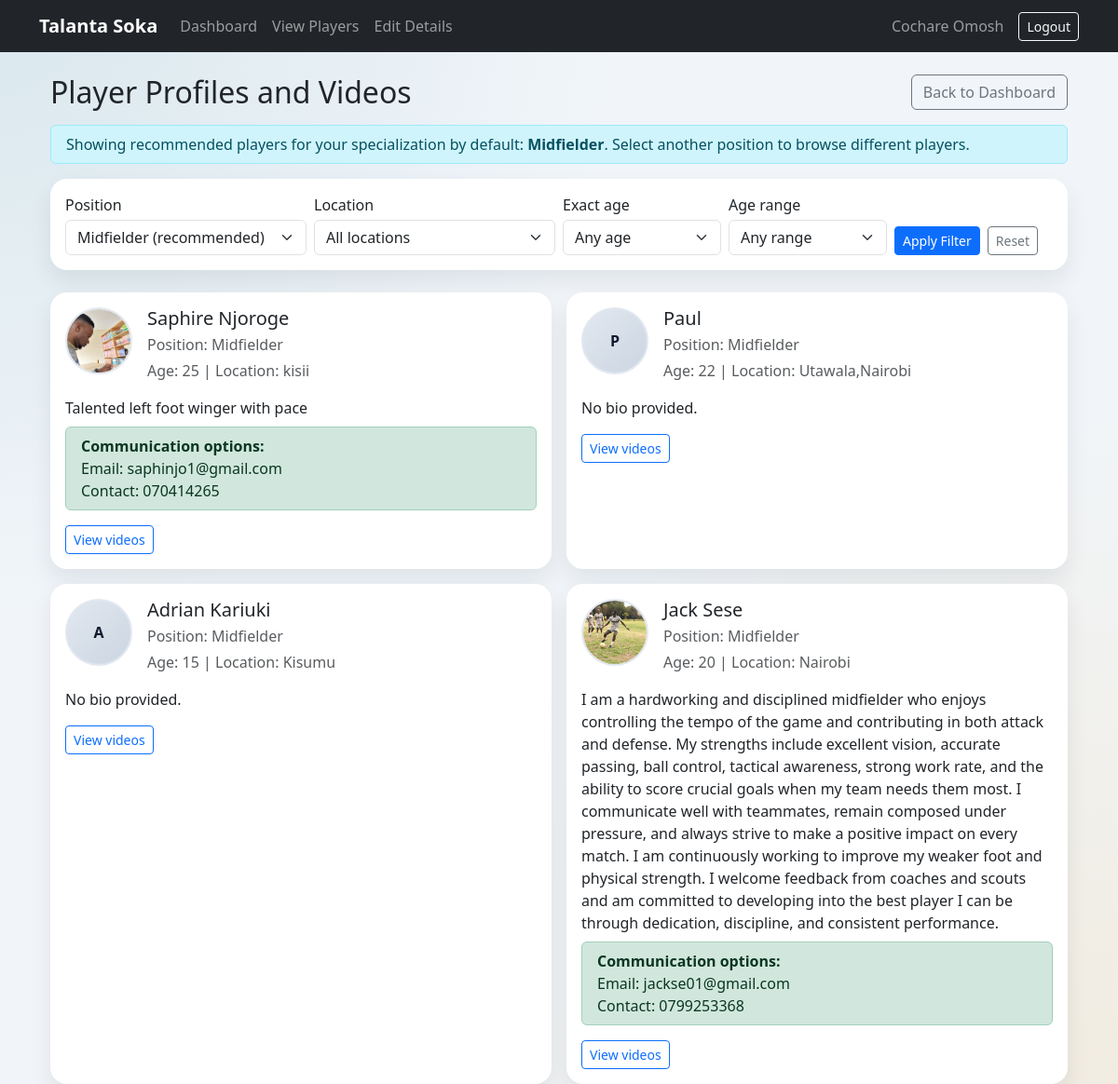
The page /scout/players/ (signed in) on the database its author committed.
### users/models.py (models this page shows, shortened)
class User(AbstractBaseUser, PermissionsMixin):
    full_name = models.CharField(max_length=150)
    email = models.EmailField(unique=True)
    ROLE_CHOICES = [
        ('player','Player'),
        ('scout', 'Scout'),
    ]
    role = models.CharField(max_length=20, choices=ROLE_CHOICES, default='player')
    is_active = models.BooleanField(default=True)
    is_staff = models.BooleanField(default=False)
    USERNAME_FIELD = 'email'
    REQUIRED_FIELDS = ['full_name']
    objects = UserManager()

### players/models.py (models this page shows, shortened)
class PlayerProfile(models.Model):
    POSITION_CHOICES = (
        ('Goalkeeper', 'Goalkeeper'),
        ('Defender', 'Defender'),
        ('Midfielder', 'Midfielder'),
        ('Forward', 'Forward'),
    )
    user = models.OneToOneField(
        User,
        on_delete=models.CASCADE,
        related_name='player_profile'
    )
    full_name = models.CharField(max_length=100)
    age = models.PositiveIntegerField()
    position = models.CharField(
        max_length=50,
        choices=POSITION_CHOICES
    )
    location = models.CharField(max_length=100)
    profile_photo = models.ImageField(
        upload_to='profile_photos/',
        blank=True,
        null=True
    )
    bio = models.TextField(
        blank=True,
        help_text="Tell scouts about yourself"
    )
    contact_email = models.EmailField(
        blank=True,
        null=True,
        help_text='Optional email scouts can use to contact you.'
    )
    contact_phone = models.CharField(
        max_length=30,
        blank=True,
        help_text='Optional phone number scouts can use to contact you.'
    )
    consent_to_share_contact = models.BooleanField(
        default=False,
        help_text='Allow scouts to view your communication options.'
    )
    created_at = models.DateTimeField(
        auto_now_add=True
    )
    updated_at = models.DateTimeField(
        auto_now=True
    )

### scouts/views.py (the view, shortened to what this page needs)
# urls.py: path('players/', views.player_directory, name='scout_player_directory'),
@login_required
def player_directory(request):
    if request.user.role != 'scout':
        messages.error(request, 'Only scouts can view player profiles.')
        return redirect('player_dashboard')
    scout_specialization = (request.user.scout_profile.specialization or '').strip().lower()
    is_general_scout = scout_specialization == 'general'
    recommended_position = None if is_general_scout else _recommended_position_from_specialization(scout_specialization)
    profiles = (
        PlayerProfile.objects.select_related('user')
        .prefetch_related('videos')
        .all()
    )
    position_param_present = 'position' in request.GET
    selected_position = request.GET.get('position', '').strip()
    selected_location = request.GET.get('location', '').strip()
    selected_age = request.GET.get('age', '').strip()
    selected_age_range = request.GET.get('age_range', '').strip()
    if not selected_position and recommended_position and not position_param_present:
        selected_position = recommended_position
    if selected_position:
        profiles = profiles.filter(position=selected_position)
    if selected_location:
        profiles = profiles.filter(location__icontains=selected_location)
    if selected_age:
        try:
            profiles = profiles.filter(age=int(selected_age))
        except ValueError:
            messages.error(request, 'Age filter must be a valid number.')
    all_locations = (
        PlayerProfile.objects.exclude(location='')
        .values_list('location', flat=True)
        .distinct()
        .order_by('location')
    )
    all_ages = (
        PlayerProfile.objects.values_list('age', flat=True)
        .distinct()
        .order_by('age')
    )
    age_ranges = []
    start_age = 12
    max_age = 28
    while start_age <= max_age:
        end_age = min(start_age + 2, max_age)
        label = f'{start_age}-{end_age}'
        age_ranges.append((label, label))
        start_age = end_age + 1
    profiles = list(profiles)
    profile_ids = [profile.id for profile in profiles]
    feedback_map = {
        entry.video_id: entry
        for entry in ScoutVideoFeedback.objects.filter(
            scout=request.user,
            video__profile_id__in=profile_ids,
        )
    }
    for profile in profiles:
        for video in profile.videos.all():
            video.current_scout_feedback = feedback_map.get(video.id)
    return render(
        request,
        'scouts/playerdirectory.html',
        {
            'profiles': profiles,
            'positions': PlayerProfile.POSITION_CHOICES,
            'locations': all_locations,
            'ages': all_ages,
            'age_ranges': age_ranges,
            'selected_position': selected_position,
            'selected_location': selected_location,
            'selected_age': selected_age,
            'selected_age_range': selected_age_range,
            'recommended_position': recommended_position,
            'is_general_scout': is_general_scout,
        }
    )

### scouts/views.py (called while the page is built)
def _recommended_position_from_specialization(specialization):
    specialization_text = (specialization or '').strip().lower()
    if any(keyword in specialization_text for keyword in ['goal', 'goalkeeping', 'goalkeeper']):
        return 'Goalkeeper'
    if any(keyword in specialization_text for keyword in ['defender', 'defending', 'defence', 'defense', 'backline']):
        return 'Defender'
    if any(keyword in specialization_text for keyword in ['midfielder', 'midfield', 'playmaker']):
        return 'Midfielder'
    if any(keyword in specialization_text for keyword in ['forward', 'striker', 'attack', 'attacking', 'winger']):
        return 'Forward'
    return None

### templates/scouts/playerdirectory.html (shortened to what this page needs)
{% extends 'base.html' %}
{% block content %}
<div class="container mt-4">
    <div class="d-flex justify-content-between align-items-center mb-3">
        <h2 class="mb-0">Player Profiles and Videos</h2>
        <a href="{% url 'scout_dashboard' %}" class="btn btn-outline-secondary">Back to Dashboard</a>
    </div>
    {% if recommended_position and not is_general_scout %}
        <div class="alert alert-info py-2">
            Showing recommended players for your specialization by default: <strong>{{ recommended_position }}</strong>.
            Select another position to browse different players.
        </div>
    {% endif %}
    <div class="card mb-4">
        <div class="card-body">
            <form method="get" class="row g-2 align-items-end">
                <div class="col-md-3">
                    <label for="position" class="form-label mb-1">Position</label>
                    <select id="position" name="position" class="form-select">
                        {% for value, label in positions %}
                            <option value="{{ value }}" {% if selected_position == value %}selected{% endif %}>
                                {{ label }}{% if recommended_position == value %} (recommended){% endif %}
                            </option>
                        {% endfor %}
                    </select>
                </div>
                <div class="col-md-3">
                    <label for="location" class="form-label mb-1">Location</label>
                    <select id="location" name="location" class="form-select">
                        <option value="">All locations</option>
                    </select>
                </div>
                <div class="col-md-2">
                    <label for="age" class="form-label mb-1">Exact age</label>
                    <select id="age" name="age" class="form-select">
                        <option value="">Any age</option>
                    </select>
                </div>
                <div class="col-md-2">
                    <label for="age_range" class="form-label mb-1">Age range</label>
                    <select id="age_range" name="age_range" class="form-select">
                        <option value="">Any range</option>
                    </select>
                </div>
                <div class="col-md-2 d-flex gap-2">
                    <button type="submit" class="btn btn-primary btn-sm">Apply Filter</button>
                    <a href="{% url 'scout_player_directory' %}" class="btn btn-outline-secondary btn-sm">Reset</a>
                </div>
            </form>
        </div>
    </div>
    {% if profiles %}
        <div class="row g-3">
            {% for profile in profiles %}
                <div class="col-lg-6">
                    <div class="card h-100">
                        <div class="card-body">
                            <div class="d-flex align-items-start gap-3 mb-3">
                                {% if profile.profile_photo %}
                                    <img src="{{ profile.profile_photo.url }}" alt="{{ profile.full_name }}" class="player-photo">
                                {% else %}
                                    <div class="player-photo-fallback">{{ profile.full_name|slice:':1'|upper }}</div>
                                {% endif %}
                                <div>
                                    <h5 class="card-title mb-1">{{ profile.full_name }}</h5>
                                    <p class="text-muted mb-1">Position: {{ profile.position }}</p>
                                    <p class="text-muted mb-0">Age: {{ profile.age }} | Location: {{ profile.location }}</p>
                                </div>
                            </div>
                            <p class="mb-2">{{ profile.bio|default:'No bio provided.' }}</p>
                            {% if profile.consent_to_share_contact %}
                                <div class="alert alert-success py-2 mb-2">
                                    <strong>Communication options:</strong>
                                    {% if profile.contact_email %}
                                        <div>Email: {{ profile.contact_email }}</div>
                                    {% endif %}
                                    {% if profile.contact_phone %}
                                        <div>Contact: {{ profile.contact_phone }}</div>
                                    {% endif %}
                                </div>
                            {% endif %}
                            <div class="mt-3">
                                <button
                                    class="btn btn-outline-primary btn-sm"
                                    type="button"
                                    data-bs-toggle="collapse"
                                    data-bs-target="#videos-{{ profile.id }}"
                                    aria-expanded="false"
                                    aria-controls="videos-{{ profile.id }}"
                                >
                                    View videos
                                </button>
                            </div>
                        </div>
                    </div>
                </div>
            {% endfor %}
        </div>
    {% else %}
        <div class="alert alert-info">No player profiles available yet.</div>
    {% endif %}
</div>
{% endblock %}

### templates/base.html (shortened to what this page needs)
{% load static %}
<!DOCTYPE html>
<html lang="en">
<head>
    <link href="https://cdn.jsdelivr.net/npm/bootstrap@5.3.3/dist/css/bootstrap.min.css" rel="stylesheet">
</head>
<body>
<nav class="navbar navbar-expand-lg navbar-dark bg-dark">
    <div class="container">
        <a class="navbar-brand" href="{% url 'home' %}">
            Talanta Soka
        </a>
        <div class="collapse navbar-collapse"
             id="navbarContent">
            <ul class="navbar-nav me-auto">
                <li class="nav-item">
                    {% if user.is_authenticated and user.is_staff %}
                        <a class="nav-link" href="{% url 'admin_dashboard' %}">
                    {% elif user.is_authenticated and user.role == 'player' %}
                        <a class="nav-link" href="{% url 'player_dashboard' %}">
                    {% elif user.is_authenticated and user.role == 'scout' %}
                        <a class="nav-link" href="{% url 'scout_dashboard' %}">
                    {% else %}
                        <a class="nav-link" href="{% url 'home' %}">
                    {% endif %}
                        Dashboard
                    </a>
                </li>
                <li class="nav-item">
                    {% if user.is_authenticated and user.is_staff %}
                        <a class="nav-link" href="{% url 'admin_users' %}">Users</a>
                    {% elif user.is_authenticated and user.role == 'player' %}
                        <a class="nav-link" href="{% url 'player_profile' %}">Profile</a>
                    {% elif user.is_authenticated and user.role == 'scout' %}
                        <a class="nav-link" href="{% url 'scout_player_directory' %}">View Players</a>
                    {% else %}
                        <a class="nav-link" href="{% url 'login' %}">Login</a>
                    {% endif %}
                </li>
                {% if user.is_authenticated and user.role == 'scout' and not user.is_staff %}
                    <li class="nav-item">
                        <a class="nav-link" href="{% url 'scout_edit_details' %}">Edit Details</a>
                    </li>
                {% endif %}
            </ul>
            {% if user.is_authenticated %}
                <span class="navbar-text me-3">
                    {{ user.full_name }}
                </span>
                <a href="{% url 'logout' %}"
                   class="btn btn-outline-light btn-sm">
                    Logout
                </a>
            {% endif %}
        </div>
    </div>
</nav>
<div class="container mt-4">
    <div class="position-fixed top-0 end-0 p-3" style="z-index:1080;">
    </div>
    {% block content %}
    {% endblock %}
</div>
</body>
</html>

### templates/scouts/playerdirectory.html (style rules this page uses)
.player-photo { width: 72px; height: 72px; object-fit: cover; border-radius: 50%; border: 2px solid #e2e8f0; }
.player-photo-fallback { width: 72px; height: 72px; border-radius: 50%; background: linear-gradient(135deg, #e2e8f0, #cbd5e1); color: #0f172a; display: grid; place-items: center; font-weight: 700; border: 2px solid #e2e8f0; }

### templates/base.html (style rules this page uses)
body { background: radial-gradient(circle at top left, rgba(14,116,144,.10), transparent 40%), radial-gradient(circle at bottom right, rgba(245,158,11,.10), transparent 45%), #f1f5f9; min-height:100vh; }
.navbar-brand { font-weight:bold; }
.card { border:none; border-radius:18px; box-shadow:0 12px 24px rgba(15,23,42,.08); }

### rows shown on the page
User: full_name "Cochare Omosh"
PlayerProfile: profile_photo (picture), full_name "Saphire Njoroge", position "Midfielder", age "25", location "kisii", bio "Talented left foot winger with pace", contact_email "saphinjo1@gmail.com", contact_phone "070414265"
PlayerProfile: full_name "P", full_name "Paul", position "Midfielder", age "22", location "Utawala,Nairobi", bio "No bio provided."
PlayerProfile: full_name "A", full_name "Adrian Kariuki", position "Midfielder", age "15", location "Kisumu", bio "No bio provided."
PlayerProfile: profile_photo (picture), full_name "Jack Sese", position "Midfielder", age "20", location "Nairobi", bio "I am a hardworking and disciplined midfielder who enjoys controlling the tempo of the game and contributing in both attack and defense. My strengths include excellent vision, accurate passing, ball control, tactical awareness, strong work rate, and the ability to score crucial goals when my team needs them most. I communicate well with teammates, remain composed under pressure, and always strive to make a positive impact on every match. I am continuously working to improve my weaker foot and physical strength. I welcome feedback from coaches and scouts and am committed to developing into the best player I can be through dedication, discipline, and consistent performance.", contact_email "jackse01@gmail.com", contact_phone "0799253368"

### other values the page prints
{{ recommended_position }} "Midfielder"
form field position "Midfielder (recommended)"
